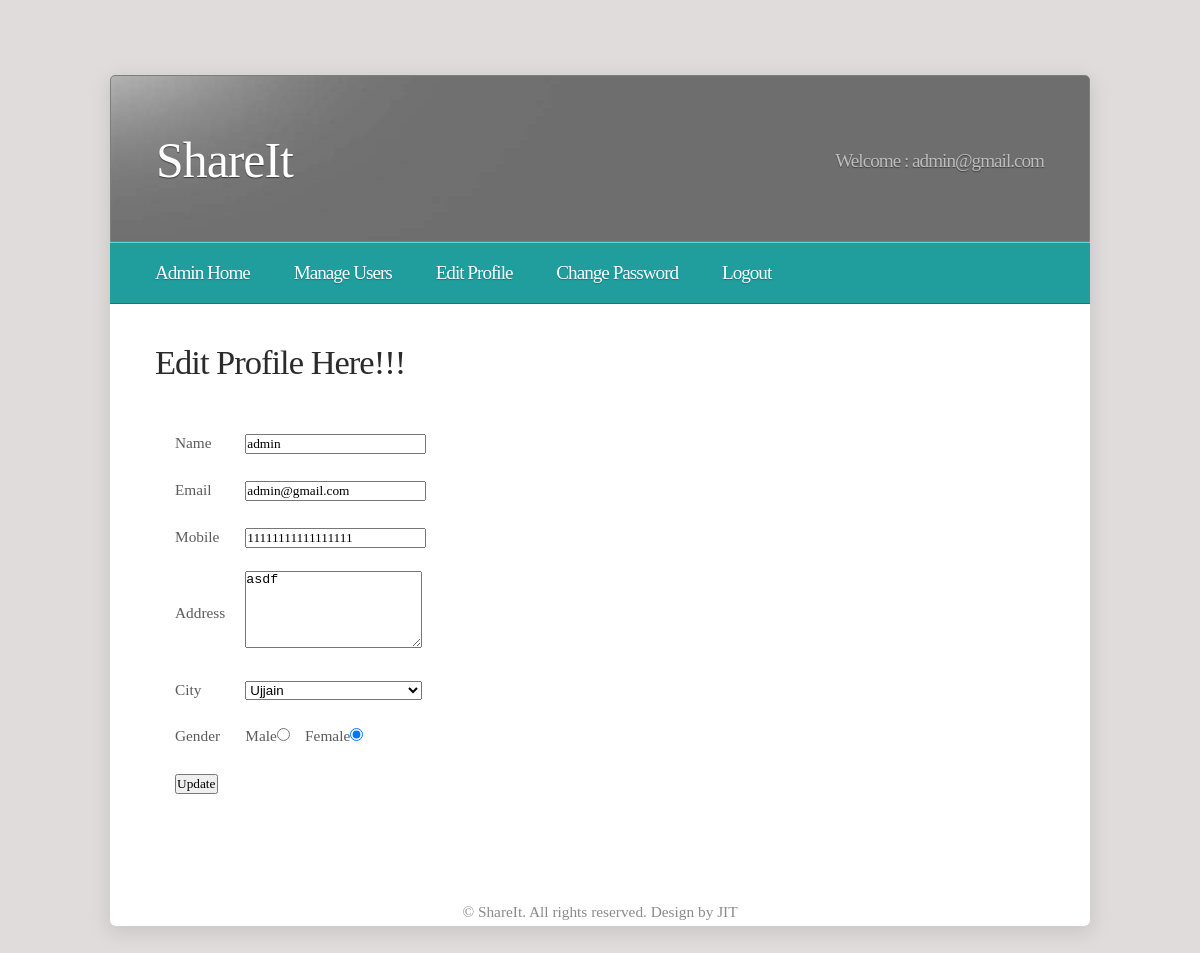
Page /epadmin/ (signed in) on the committed database.
### shareit/models.py (models this page shows)
class Register(models.Model):
    regid=models.AutoField(primary_key=True)
    name=models.CharField(max_length=50)
    email=models.CharField(max_length=50,unique=True)
    password=models.CharField(max_length=15)
    mobile=models.CharField(max_length=15)
    address=models.CharField(max_length=500)
    city=models.CharField(max_length=20)
    gender=models.CharField(max_length=10)
    status=models.IntegerField()
    role=models.CharField(max_length=10)
    info=models.CharField(max_length=50)

### shareit/views.py (the view, shortened to what this page needs)
# urls.py: path('epadmin/', views.epadmin)
def epadmin(request):
    email=request.session["sunm"]
    userDetails=models.Register.objects.filter(email=email)
    m,f="",""
    if userDetails[0].gender=="male":
        m="checked"
    else:
        f="checked"
    if request.method=="GET":
        return render(request,"epadmin.html",{"sunm":email,"user":userDetails[0],"output":"","m":m,"f":f})

### shareit/templates/epadmin.html (shortened to what this page needs)
{% load static %}
{% include 'adminheader.html' %}
{% include 'adminnav.html' %}
<div id="page">
<h2>Edit Profile Here!!!</h2>
<form method="post" action="/epadmin/" >
<table cellspacing="20">
<tr>
<td>Name</td>
<td><input class="inpt" type="text" name="name" value="{{user.name}}" /></td>
</tr>
<tr>
<td>Email</td>
<td><input class="inpt" type="text" name="email" value="{{user.email}}" readonly /></td>
</tr>
<tr>
<td>Mobile</td>
<td><input class="inpt" type="text" name="mobile" value="{{user.mobile}}" /></td>
</tr>
<tr>
<td>Address</td>
<td><textarea rows="5" name="address">{{user.address}}</textarea></td>
</tr>
<tr>
<td>City</td>
<td><select class="inpt" name="city">
<option>{{user.city}}</option>
</select></td>
</tr>
<tr>
<td>Gender</td>
<td>
	Male<input type="radio" {{m}} name="gender" value="male"/>
	&nbsp;&nbsp;
	Female<input type="radio" {{f}} name="gender" value="female"/>
</td>
</tr>
<tr>
<td><input type="submit" value="Update" /></td>
</tr>
</table>
</form>
<br class="clearfix" />
</div>
{% include 'loginfooter.html' %}

### shareit/templates/adminheader.html (shortened to what this page needs)
{% load static %}
<!DOCTYPE html PUBLIC "-//W3C//DTD XHTML 1.0 Strict//EN" "http://www.w3.org/TR/xhtml1/DTD/xhtml1-strict.dtd">
<html xmlns="http://www.w3.org/1999/xhtml">
<head>
<link rel="stylesheet" type="text/css" href="{% static 'css/style.css' %}" />
</head>
<body>
<div id="wrapper">
	<div id="header">
		<div id="logo">
			<h1><a href="#">ShareIt</a></h1>
		</div>
		<div id="slogan">
			<h2>Welcome : {{sunm}}</h2>
		</div>
	</div>

### shareit/static/css/style.css (style rules this page uses)
* { margin: 0; padding: 0; }
a { text-decoration: underline; color: #0F8C8C; }
body { font-size: 11.5pt; color: #5C5B5B; line-height: 1.75em; background: #E0DCDC url(images/img01.gif) repeat-x top left; }
body,input { font-family: Georgia, serif; }
h1,h2,h3,h4 { font-weight: normal; letter-spacing: -1px; }
h2 { font-size: 2.25em; }
h2,h3,h4 { color: #2C2B2B; margin-bottom: 1em; }
#header { height: 75px; position: relative; background: #6E6E6E url(images/img03.jpg) top left no-repeat; padding: 45px; color: #FFFFFF; width: 888px; border: solid 1px #7E7E7E; border-top-left-radius: 5px; border-top-right-radius: 5px; overflow: hidden; }
#logo { line-height: 160px; height: 160px; padding: 5px 0 0 0; position: absolute; top: 0; left: 45px; }
#logo a { text-decoration: none; color: #FFFFFF; text-shadow: 0 1px 1px #3E3E3E; }
#logo h1 { font-size: 3.25em; }
#slogan { line-height: 160px; height: 160px; padding: 5px 0 0 0; position: absolute; right: 45px; top: 0; }
#slogan h2 { color: #BEBEBE; font-size: 1.25em; text-shadow: 0 1px 1px #3E3E3E; }
#page { padding: 45px 45px 15px 45px; position: relative; width: 890px; margin: 0; }
#wrapper { position: relative; width: 980px; margin: 75px auto 0 auto; background: #FFFFFF; border-radius: 6px; box-shadow: 0px 5px 20px 2px rgba(0,0,0,0.1); }

### shareit/templates/epadmin.html (style rules this page uses)
.inpt { width:100%; }

### rows in the picture
Register: email "admin@gmail.com", name "admin", mobile "11111111111111111", address "asdf", city "Ujjain"
